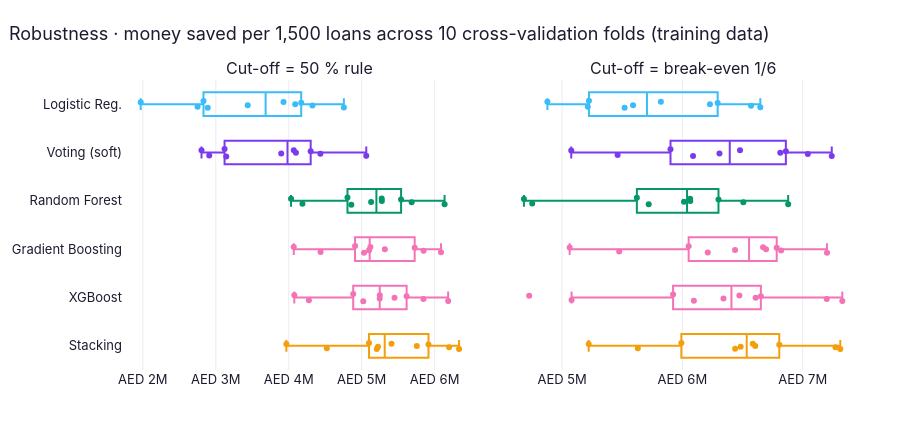

Here is the notebook cell this chart was saved with:
### Code cell
fig = make_subplots(rows=1, cols=2, shared_yaxes=True, horizontal_spacing=0.04,
                    subplot_titles=("Cut-off = 50 % rule", "Cut-off = break-even 1/6"))
for c, col in enumerate(["50 % rule", "Break-even 1/6"], start=1):
    for name in contenders:
        s = cv[cv["Model"] == name]
        fig.add_trace(go.Box(x=s[col], y=[name] * len(s), orientation="h", name=name, boxpoints="all",
                             jitter=0.4, pointpos=0, marker=dict(size=6, color=FAMILY_COLORS[FAMILY[name]]),
                             line=dict(color=FAMILY_COLORS[FAMILY[name]], width=2),
                             fillcolor="rgba(255,255,255,0)", showlegend=False,
                             hovertemplate=name + "<br>AED %{x:,.0f}<extra></extra>"), row=1, col=c)
fig.update_yaxes(categoryorder="array", categoryarray=contenders[::-1])
fig.update_xaxes(tickprefix="AED ")
fig.update_layout(height=430, title="Robustness · money saved per 1,500 loans across 10 cross-validation folds (training data)")
fig.show()

### Figure 1 — Plotly figure (JSON) as saved in the notebook; plotly's stock layout.template omitted (floating-point values rounded to 4 significant figures)
{"data": [{"boxpoints": "all", "fillcolor": "rgba(255,255,255,0)", "hovertemplate": "Logistic Reg.<br>AED %{x:,.0f}<extra></extra>", "jitter": 0.4, "line": {"color": "#38BDF8", "width": 2}, "marker": {"color": "#38BDF8", "size": 6}, "name": "Logistic Reg.", "orientation": "h", "pointpos": 0, "showlegend": false, "type": "box", "x": [2831000.0, 1970000.0, 4325000.0, 4756000.0, 3437000.0, 3928000.0, 4089000.0, 2750000.0, 4171000.0, 2889000.0], "xaxis": "x", "y": ["Logistic Reg.", "Logistic Reg.", "Logistic Reg.", "Logistic Reg.", "Logistic Reg.", "Logistic Reg.", "Logistic Reg.", "Logistic Reg.", "Logistic Reg.", "Logistic Reg."], "yaxis": "y"}, {"boxpoints": "all", "fillcolor": "rgba(255,255,255,0)", "hovertemplate": "Voting (soft)<br>AED %{x:,.0f}<extra></extra>", "jitter": 0.4, "line": {"color": "#7C3AED", "width": 2}, "marker": {"color": "#7C3AED", "size": 6}, "name": "Voting (soft)", "orientation": "h", "pointpos": 0, "showlegend": false, "type": "box", "x": [3120000.0, 2804000.0, 4069000.0, 5063000.0, 3143000.0, 4434000.0, 4301000.0, 4098000.0, 3897000.0, 2910000.0], "xaxis": "x", "y": ["Voting (soft)", "Voting (soft)", "Voting (soft)", "Voting (soft)", "Voting (soft)", "Voting (soft)", "Voting (soft)", "Voting (soft)", "Voting (soft)", "Voting (soft)"], "yaxis": "y"}, {"boxpoints": "all", "fillcolor": "rgba(255,255,255,0)", "hovertemplate": "Random Forest<br>AED %{x:,.0f}<extra></extra>", "jitter": 0.4, "line": {"color": "#059669", "width": 2}, "marker": {"color": "#059669", "size": 6}, "name": "Random Forest", "orientation": "h", "pointpos": 0, "showlegend": false, "type": "box", "x": [4188000.0, 5276000.0, 5540000.0, 6137000.0, 4858000.0, 5275000.0, 5686000.0, 5130000.0, 4806000.0, 4032000.0], "xaxis": "x", "y": ["Random Forest", "Random Forest", "Random Forest", "Random Forest", "Random Forest", "Random Forest", "Random Forest", "Random Forest", "Random Forest", "Random Forest"], "yaxis": "y"}, {"boxpoints": "all", "fillcolor": "rgba(255,255,255,0)", "hovertemplate": "Gradient Boosting<br>AED %{x:,.0f}<extra></extra>", "jitter": 0.4, "line": {"color": "#F472B6", "width": 2}, "marker": {"color": "#F472B6", "size": 6}, "name": "Gradient Boosting", "orientation": "h", "pointpos": 0, "showlegend": false, "type": "box", "x": [4436000.0, 5032000.0, 5849000.0, 6088000.0, 5100000.0, 5120000.0, 5727000.0, 5318000.0, 4909000.0, 4069000.0], "xaxis": "x", "y": ["Gradient Boosting", "Gradient Boosting", "Gradient Boosting", "Gradient Boosting", "Gradient Boosting", "Gradient Boosting", "Gradient Boosting", "Gradient Boosting", "Gradient Boosting", "Gradient Boosting"], "yaxis": "y"}, {"boxpoints": "all", "fillcolor": "rgba(255,255,255,0)", "hovertemplate": "XGBoost<br>AED %{x:,.0f}<extra></extra>", "jitter": 0.4, "line": {"color": "#F472B6", "width": 2}, "marker": {"color": "#F472B6", "size": 6}, "name": "XGBoost", "orientation": "h", "pointpos": 0, "showlegend": false, "type": "box", "x": [4276000.0, 5247000.0, 5616000.0, 6186000.0, 5022000.0, 5450000.0, 5847000.0, 5248000.0, 4884000.0, 4077000.0], "xaxis": "x", "y": ["XGBoost", "XGBoost", "XGBoost", "XGBoost", "XGBoost", "XGBoost", "XGBoost", "XGBoost", "XGBoost", "XGBoost"], "yaxis": "y"}, {"boxpoints": "all", "fillcolor": "rgba(255,255,255,0)", "hovertemplate": "Stacking<br>AED %{x:,.0f}<extra></extra>", "jitter": 0.4, "line": {"color": "#F59E0B", "width": 2}, "marker": {"color": "#F59E0B", "size": 6}, "name": "Stacking", "orientation": "h", "pointpos": 0, "showlegend": false, "type": "box", "x": [4522000.0, 5100000.0, 5916000.0, 6199000.0, 5223000.0, 5409000.0, 6336000.0, 5207000.0, 5756000.0, 3968000.0], "xaxis": "x", "y": ["Stacking", "Stacking", "Stacking", "Stacking", "Stacking", "Stacking", "Stacking", "Stacking", "Stacking", "Stacking"], "yaxis": "y"}, {"boxpoints": "all", "fillcolor": "rgba(255,255,255,0)", "hovertemplate": "Logistic Reg.<br>AED %{x:,.0f}<extra></extra>", "jitter": 0.4, "line": {"color": "#38BDF8", "width": 2}, "marker": {"color": "#38BDF8", "size": 6}, "name": "Logistic Reg.", "orientation": "h", "pointpos": 0, "showlegend": false, "type": "box", "x": [4878000.0, 5821000.0, 6293000.0, 5590000.0, 6648000.0, 6229000.0, 6571000.0, 5224000.0, 5520000.0, 5214000.0], "xaxis": "x2", "y": ["Logistic Reg.", "Logistic Reg.", "Logistic Reg.", "Logistic Reg.", "Logistic Reg.", "Logistic Reg.", "Logistic Reg.", "Logistic Reg.", "Logistic Reg.", "Logistic Reg."], "yaxis": "y2"}, {"boxpoints": "all", "fillcolor": "rgba(255,255,255,0)", "hovertemplate": "Voting (soft)<br>AED %{x:,.0f}<extra></extra>", "jitter": 0.4, "line": {"color": "#7C3AED", "width": 2}, "marker": {"color": "#7C3AED", "size": 6}, "name": "Voting (soft)", "orientation": "h", "pointpos": 0, "showlegend": false, "type": "box", "x": [5462000.0, 6814000.0, 6479000.0, 6308000.0, 6860000.0, 7043000.0, 7242000.0, 6089000.0, 5901000.0, 5076000.0], "xaxis": "x2", "y": ["Voting (soft)", "Voting (soft)", "Voting (soft)", "Voting (soft)", "Voting (soft)", "Voting (soft)", "Voting (soft)", "Voting (soft)", "Voting (soft)", "Voting (soft)"], "yaxis": "y2"}, {"boxpoints": "all", "fillcolor": "rgba(255,255,255,0)", "hovertemplate": "Random Forest<br>AED %{x:,.0f}<extra></extra>", "jitter": 0.4, "line": {"color": "#059669", "width": 2}, "marker": {"color": "#059669", "size": 6}, "name": "Random Forest", "orientation": "h", "pointpos": 0, "showlegend": false, "type": "box", "x": [4752000.0, 5720000.0, 5622000.0, 6014000.0, 6879000.0, 6064000.0, 6507000.0, 6066000.0, 6300000.0, 4683000.0], "xaxis": "x2", "y": ["Random Forest", "Random Forest", "Random Forest", "Random Forest", "Random Forest", "Random Forest", "Random Forest", "Random Forest", "Random Forest", "Random Forest"], "yaxis": "y2"}, {"boxpoints": "all", "fillcolor": "rgba(255,255,255,0)", "hovertemplate": "Gradient Boosting<br>AED %{x:,.0f}<extra></extra>", "jitter": 0.4, "line": {"color": "#F472B6", "width": 2}, "marker": {"color": "#F472B6", "size": 6}, "name": "Gradient Boosting", "orientation": "h", "pointpos": 0, "showlegend": false, "type": "box", "x": [5063000.0, 6438000.0, 6784000.0, 6211000.0, 6821000.0, 6696000.0, 7202000.0, 6052000.0, 6671000.0, 5475000.0], "xaxis": "x2", "y": ["Gradient Boosting", "Gradient Boosting", "Gradient Boosting", "Gradient Boosting", "Gradient Boosting", "Gradient Boosting", "Gradient Boosting", "Gradient Boosting", "Gradient Boosting", "Gradient Boosting"], "yaxis": "y2"}, {"boxpoints": "all", "fillcolor": "rgba(255,255,255,0)", "hovertemplate": "XGBoost<br>AED %{x:,.0f}<extra></extra>", "jitter": 0.4, "line": {"color": "#F472B6", "width": 2}, "marker": {"color": "#F472B6", "size": 6}, "name": "XGBoost", "orientation": "h", "pointpos": 0, "showlegend": false, "type": "box", "x": [4727000.0, 5923000.0, 6474000.0, 6652000.0, 7200000.0, 6342000.0, 7329000.0, 6096000.0, 6609000.0, 5079000.0], "xaxis": "x2", "y": ["XGBoost", "XGBoost", "XGBoost", "XGBoost", "XGBoost", "XGBoost", "XGBoost", "XGBoost", "XGBoost", "XGBoost"], "yaxis": "y2"}, {"boxpoints": "all", "fillcolor": "rgba(255,255,255,0)", "hovertemplate": "Stacking<br>AED %{x:,.0f}<extra></extra>", "jitter": 0.4, "line": {"color": "#F59E0B", "width": 2}, "marker": {"color": "#F59E0B", "size": 6}, "name": "Stacking", "orientation": "h", "pointpos": 0, "showlegend": false, "type": "box", "x": [5222000.0, 6439000.0, 6484000.0, 6806000.0, 7313000.0, 6606000.0, 7273000.0, 5992000.0, 6585000.0, 5630000.0], "xaxis": "x2", "y": ["Stacking", "Stacking", "Stacking", "Stacking", "Stacking", "Stacking", "Stacking", "Stacking", "Stacking", "Stacking"], "yaxis": "y2"}], "layout": {"annotations": [{"font": {"size": 16}, "showarrow": false, "text": "Cut-off = 50 % rule", "x": 0.24, "xanchor": "center", "xref": "paper", "y": 1.0, "yanchor": "bottom", "yref": "paper"}, {"font": {"size": 16}, "showarrow": false, "text": "Cut-off = break-even 1/6", "x": 0.76, "xanchor": "center", "xref": "paper", "y": 1.0, "yanchor": "bottom", "yref": "paper"}], "height": 430, "title": {"text": "Robustness · money saved per 1,500 loans across 10 cross-validation folds (training data)"}, "xaxis": {"anchor": "y", "domain": [0.0, 0.48], "tickprefix": "AED "}, "xaxis2": {"anchor": "y2", "domain": [0.52, 1.0], "tickprefix": "AED "}, "yaxis": {"anchor": "x", "categoryarray": ["Stacking", "XGBoost", "Gradient Boosting", "Random Forest", "Voting (soft)", "Logistic Reg."], "categoryorder": "array", "domain": [0.0, 1.0]}, "yaxis2": {"anchor": "x2", "categoryarray": ["Stacking", "XGBoost", "Gradient Boosting", "Random Forest", "Voting (soft)", "Logistic Reg."], "categoryorder": "array", "domain": [0.0, 1.0], "matches": "y", "showticklabels": false}}}
